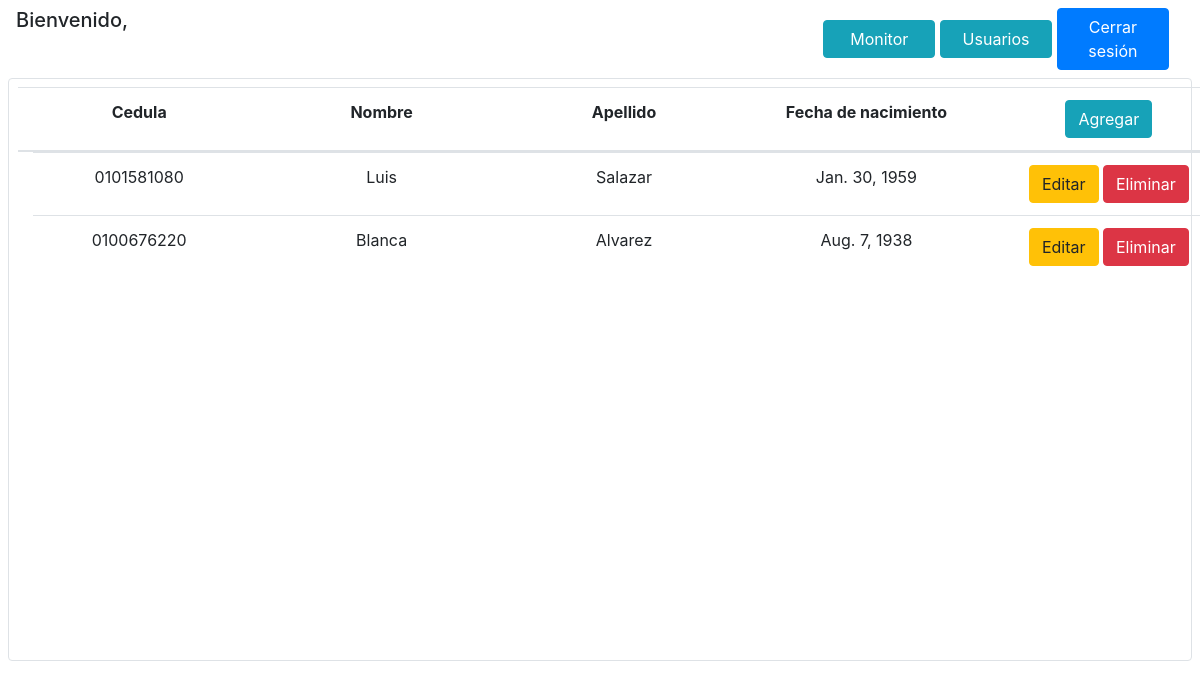
Page /administracion/pacientes (signed in) on the committed database.
### monitor/models.py (models this page shows, shortened)
class Paciente(models.Model):
    persona = models.OneToOneField(Persona, on_delete=models.CASCADE)
    fecha_nacimiento = models.DateField()

class Persona(models.Model):
    cedula = models.TextField(max_length=10)
    nombre = models.TextField(max_length=50)
    apellido = models.TextField(max_length=50)

### monitor/views.py (the view)
# urls.py: path('administracion/pacientes', views.pacientes),
def pacientes(request):
    try:
        if request.session['usuario_autenticado'] is not None:
            html = loader.get_template('monitor/pacientes.html')
            pacientes = Paciente.objects.all()
            contexto = {
                'usuario_autenticado': request.session['usuario_autenticado'],
                'pacientes': pacientes
            }
            return HttpResponse(html.render(contexto, request))
        else:
            return redirect('/')
    except Exception:
        return redirect('/administracion/pacientes')

### monitor/templates/monitor/pacientes.html (shortened to what this page needs)
<!DOCTYPE html>
<html lang="es">
     <head>
          {% load static %}
          {% load bootstrap4 %}
          {% bootstrap_css %}
          <link rel="stylesheet" type="text/css" href="{% static 'monitor/css/monitor.css' %}">
     </head>
     <body>
          <div class="mx-2">
               <div class="row my-2 mr-2">
                    <h5 class="col ml-2">
                         Bienvenido, {{usuario_autenticado.persona.nombre}} {{usuario_autenticado.persona.apellido}}
                    </h5>
                    <div class="col" align="right">
                         <a class="btn btn-info text-center"
                            href="/administracion"
                            style="width:20%" role="button">Monitor
                         </a>
                         <a class="btn btn-info text-center"
                            href="/administracion/usuarios"
                            style="width:20%" role="button">Usuarios
                         </a>
                         <a class="btn btn-primary text-center"
                            href="/logout"
                            style="width:20%" role="button">Cerrar sesión
                         </a>
                    </div>
               </div>
               <div class="border rounded">
                    <table class="table table-wrapper vertical-scroll mx-4 my-2">
                         <thead>
                              <tr class="row justify-content-center text-center">
                                   <th class="col">Cedula</th>
                                   <th class="col">Nombre</th>
                                   <th class="col">Apellido</th>
                                   <th class="col">Fecha de nacimiento</th>
                                   <th class="col">
                                        <a class="btn btn-info text-center"
                                           href="/administracion/pacientes/agregar"
                                           role="button">Agregar
                                        </a>
                                   </th>
                              </tr>
                         </thead>
                         <tbody style="height: 500px;">
                              {% if pacientes %}
                                   {% for paciente in pacientes %}
                                        <tr class="row justify-content-center text-center">
                                             <td class="col">{{paciente.persona.cedula}}</td>
                                             <td class="col">{{paciente.persona.nombre}}</td>
                                             <td class="col">{{paciente.persona.apellido}}</td>
                                             <td class="col">{{paciente.fecha_nacimiento}}</td>
                                             <td class="col">
                                                  <a class="btn btn-warning text-center"
                                                     href="/administracion/pacientes/editar/{{paciente.id}}"
                                                     role="button">Editar
                                                  </a>
                                                  <a class="btn btn-danger text-center"
                                                     href="/administracion/pacientes/eliminar/{{paciente.id}}"
                                                     role="button">Eliminar
                                                  </a>
                                             </td>
                                        </tr>
                                   {% endfor %}
                              {% endif %}
                         </tbody>
                    </table>
               </div>
          </div>
     </body>
</html>

### monitor/static/monitor/css/monitor.css (style rules this page uses)
.vertical-scroll thead, tbody, tr { display: block; }
.vertical-scroll tbody { overflow: auto; width: 100%; }

### rows in the picture
Paciente: persona.cedula "0101581080", persona.nombre "Luis", persona.apellido "Salazar", fecha_nacimiento "Jan. 30, 1959"
Paciente: persona.cedula "0100676220", persona.nombre "Blanca", persona.apellido "Alvarez", fecha_nacimiento "Aug. 7, 1938"
